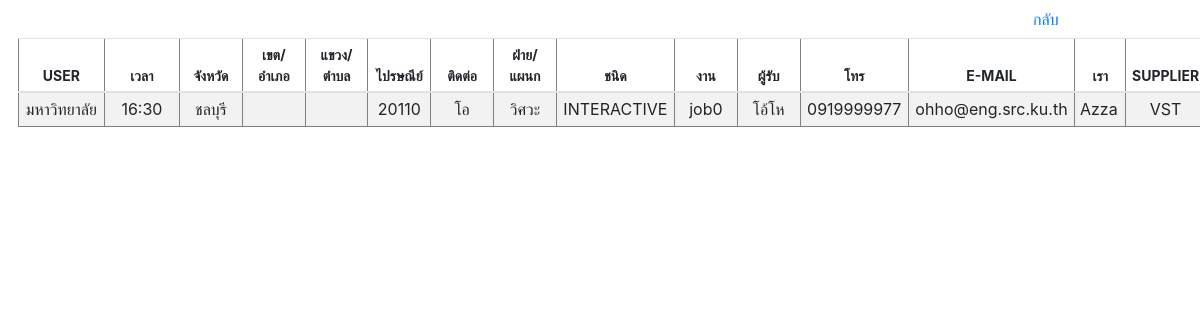
/customer/customer_look_up.php, run on the app's committed database.
### tables this page shows
CREATE TABLE `customer` (
  `REF_NO` varchar(255) NOT NULL,
  `CUSTOMER_ID` int(10) NOT NULL,
  `CREATE_DATE` varchar(255) NOT NULL,
  `TIME` varchar(255) NOT NULL,
  `AMOUNT` float NOT NULL,
  `PROJECT` varchar(255) NOT NULL,
  `USER` varchar(255) NOT NULL,
  `UNIT` varchar(255) DEFAULT NULL,
  `BRANDNAME` varchar(255) NOT NULL,
  `SERIES` varchar(255) NOT NULL,
  `LOGO` varchar(255) DEFAULT NULL,
  `PROVINCE` varchar(255) NOT NULL,
  `DISTRICT` varchar(255) NOT NULL,
  `SUBDISTRICT` varchar(255) NOT NULL,
  `ZIPCODE` varchar(5) NOT NULL,
  `CONTACT` varchar(255) NOT NULL,
  `DEPARTMENT` varchar(255) NOT NULL,
  `NAME` varchar(255) NOT NULL,
  `PHONE` varchar(10) NOT NULL,
  `EMAIL` varchar(255) NOT NULL,
  `DEALER` varchar(255) NOT NULL,
  `WE` varchar(255) NOT NULL DEFAULT 'Azza',
  `SUPPLIER` varchar(255) NOT NULL
);

### customer/customer_look_up.php (the view, shortened to what this page needs)
<?php
$idx=0;
$conn=new Databases;
$conn = $conn->__construct();
$JOB = $_POST['SEARCH_JOB'];
$SEARCH_USER = $_POST['SEARCH_USER'];
$SEARCH_DEALER = $_POST['SEARCH_DEALER'];
$query = "SELECT * FROM customer WHERE REF_NO LIKE '%$JOB%' AND USER LIKE '%$SEARCH_USER%' AND DEALER LIKE '%$SEARCH_DEALER%'";
$result = mysqli_query($conn, $query);
?>
<!DOCTYPE html PUBLIC "-//W3C//DTD XHTML 1.0 Transitional//EN" "http://www.w3.org/TR/xhtml1/DTD/xhtml1-transitional.dtd">
<html xmlns="http://www.w3.org/1999/xhtml">
<head>
<link rel="stylesheet" href="https://cdn.jsdelivr.net/npm/bootstrap@4.6.0/dist/css/bootstrap.min.css">
    <link href="https://unpkg.com/gijgo@1.9.13/css/gijgo.min.css" rel="stylesheet" type="text/css" />
</head>
<body>
<a style="margin-left:85%" class="btn btn-link" href="customer.php">กลับ</a>
<table border='1' style="width:99%; margin-left:1.5%" class="table table-striped table-sm">
  <thead align="center" style="font-size:14px;">
    <tr>
      <th>USER</th>
      <th>เวลา</th>
      <th>จังหวัด</th>
      <th>เขต/อำเภอ</th>
      <th>แขวง/ตำบล</th>
      <th>ไปรษณีย์</th>
      <th>ติดต่อ</th>
      <th>ฝ่าย/แผนก</th>
      <th>ชนิด</th>
      <th>งาน</th>
      <th>ผู้รับ</th>
      <th>โทร</th>
      <th>E-MAIL</th>
      <th>เรา</th>
      <th>SUPPLIER</th>
    </tr>
  </thead>
  <tbody>
      <?php
		while($row = mysqli_fetch_array($result))
		{$idx=$idx+1;
		?>
        <td width="6%" align="center"><nobr><?php echo $row['USER'] ;?></nobr></td>
        <td width="6%" align="center"><nobr><?php echo $row['TIME'] ;?></nobr></td>
        <td width="5%" align="center"><nobr><?php echo preg_replace('/[0-9]+/', '', $row['PROVINCE']) ;?></nobr></td>
        <td width="5%" align="center"><nobr><?php echo preg_replace('/[0-9]+/', '', $row['DISTRICT']) ;?></nobr></td>
        <td width="5%" align="center"><nobr><?php echo preg_replace('/[0-9]+/', '', $row['SUBDISTRICT']) ;?></nobr></td>
        <td width="5%" align="center"><nobr><?php echo $row['ZIPCODE'] ;?></nobr></td>
        <td width="5%" align="center"><nobr><?php echo $row['CONTACT'] ;?></nobr></td>
        <td width="5%" align="center"><nobr><?php echo $row['DEPARTMENT'] ;?></nobr></td>
        <td width="5%" align="center"><nobr><?php echo $row['SERIES'] ;?></nobr></td>
        <td width="5%" align="center"><nobr><?php echo $row['PROJECT']; ?></nobr></td>
        <td width="5%" align="center"><nobr><?php echo $row['NAME'] ;?></nobr></td>
        <td width="5%" align="center"><nobr><?php echo $row['PHONE'] ;?></nobr></td>
        <td width="5%" align="center"><nobr><?php echo $row['EMAIL'] ;?></nobr></td>
        <td width="4%" align="left"><nobr><?php echo $row['WE'] ;?></nobr></td>
        <td width="3%" align="center"><nobr><?php echo $row['SUPPLIER'] ;?></nobr></td>
        <?php
		}
?>
   </tbody>
</table>
</body>
</body>
</html>

### data on the page
customer: USER "มหาวิทยาลัย", TIME "16:30", PROVINCE "ชลบุรี", ZIPCODE "20110", CONTACT "โอ", DEPARTMENT "วิศวะ", SERIES "INTERACTIVE", PROJECT "job0", NAME "โอ้โห", PHONE "0919999977", EMAIL "ohho@eng.src.ku.th", WE "Azza", SUPPLIER "VST"
